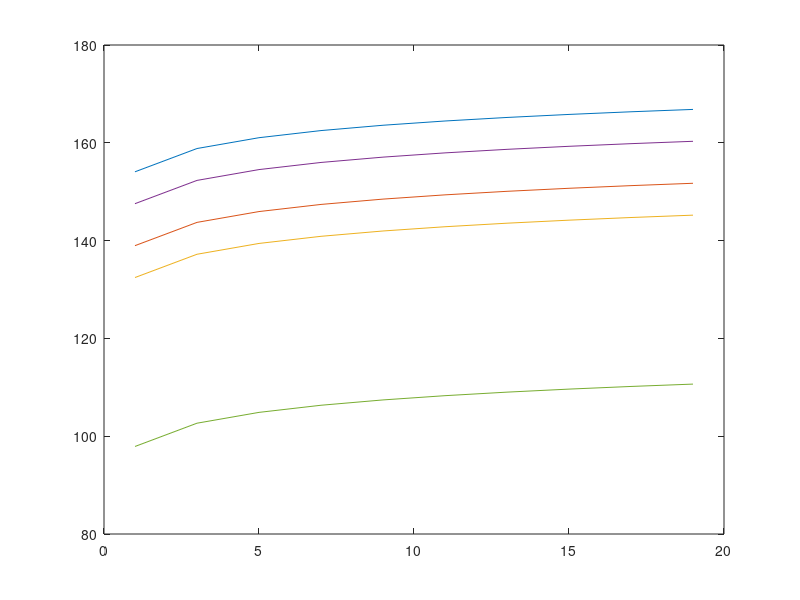

This chart was generated by the following MATLAB code: (Note: this script raises an error after producing the figure.)
clc;
clear all;
close all;
fc=input('Enter frequency of operation: ');
hte=30/1000;
hre=1.5/1000;
dist=1:2:20;
urban_med=69.55+26.16*log10(fc)-13.82*log10(hte)-((1.1*log10(fc)-0.7)*hre-(1.56*log10(fc)-0.8))+ (44.9-6.55*log10(hte).*log10(dist));
urban_large=69.55+26.16*log10(fc)-13.82*log10(hte)-3.2*(log10(11.75*hre)^2)-4.97+ (44.9-6.55*log10(hte).*log10(dist));
suburban_med=urban_med- 2*((log10(fc/28))^2)-5.4;
suburban_large=urban_large- 2*((log10(fc/28))^2)-5.4;
rural_med=urban_med-4.87*(log10(fc)^2)-18.33*log10(fc)-40.98;
rural_large=urban_large-4.87*(log10(fc)^2)-18.33*log10(fc)-40.98;
plot(dist, urban_med);
hold on;
plot(dist, urban_large);
hold on;
plot(dist, suburban_large);
hold on;
plot(dist, suburban_med);
hold on;
plot(dist, rural_med);
hold on;
plot(dist, rural_large,'O-','LineWidth',2);
xlabel("Distance (km)");
ylabel("Path loss (dB)");
title("For frequency fc= 700 MHz (21BEC1411)");
legend('medium city', 'large city', 'large suburban','medium suburban','medium rural', 'large rural')

